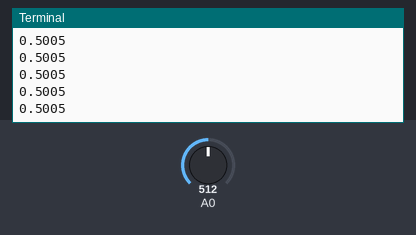
This program was run on a simulated Arduino board driven over Firmata from a computer. On the bench: the last lines printed to the terminal. The test bench sets the inputs (shaded band); at power-on: A0 = 512 (analog values on the 0–1023 scale).

Above: at 6.2 s.
6.3 s: A0 set to 716
At 6.9 s:
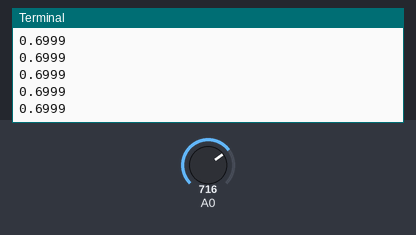
7.8 s: A0 set to 900
At 8.9 s:
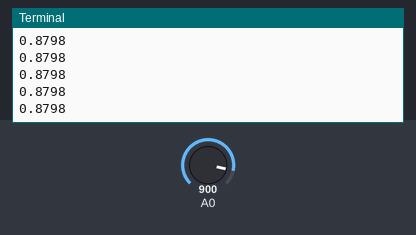
Timing chart, 0 to 10.8 s (numbered marks = the images above; inputs shaded):
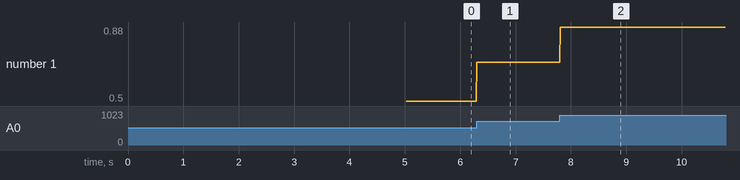

The program:

read_simple_analog.py
```python
from pyfirmata import Arduino, util
import time

board = Arduino('/dev/ttyUSB0')
it = util.Iterator(board)
it.start()

print('✔ board ready!')

while True:
    board.analog[0].enable_reporting()
    print(board.analog[0].read())
    time.sleep(0.01)
```

Measured:
- after the input at 6.3 s, the terminal: prints a new line at once (image 1)
- after the input at 7.8 s, the terminal: prints a new line at once (image 2)
- plotted number 1: 0.5 → 0.7 after the input at 6.3 s, 0.7 → 0.88 after the input at 7.8 s
